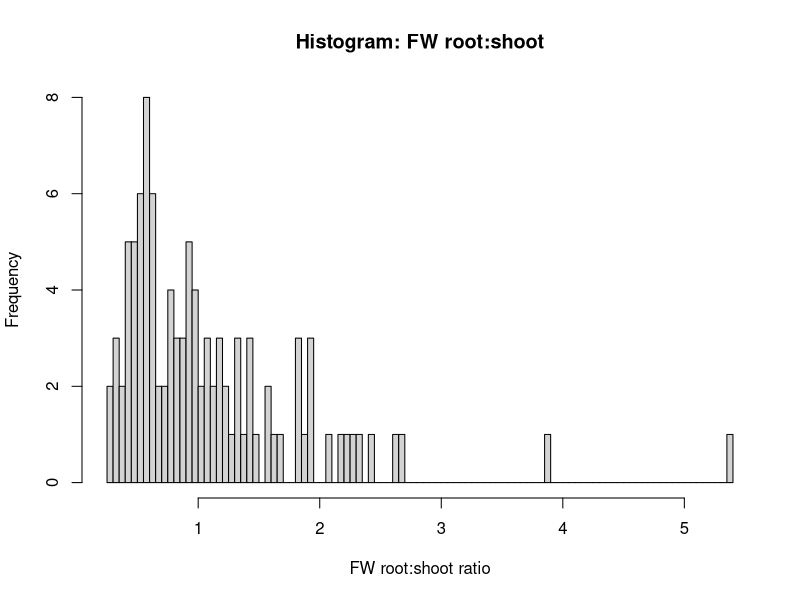
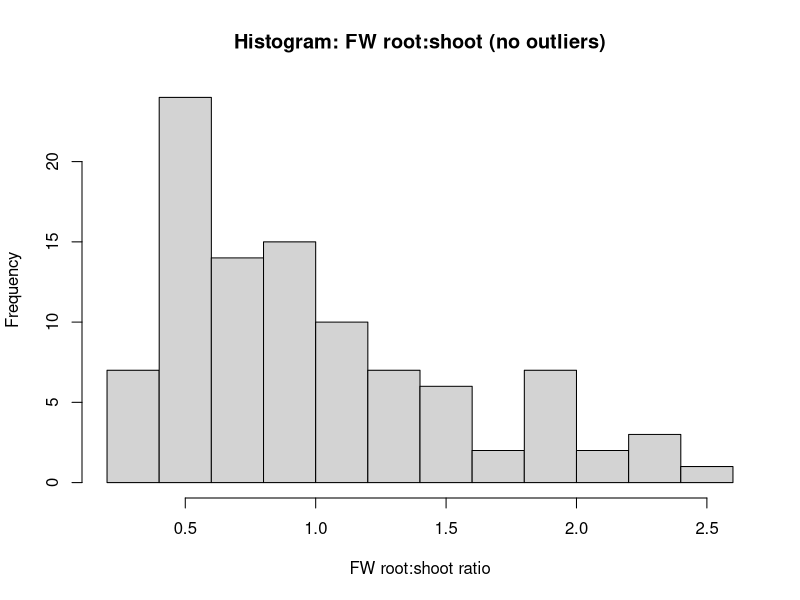
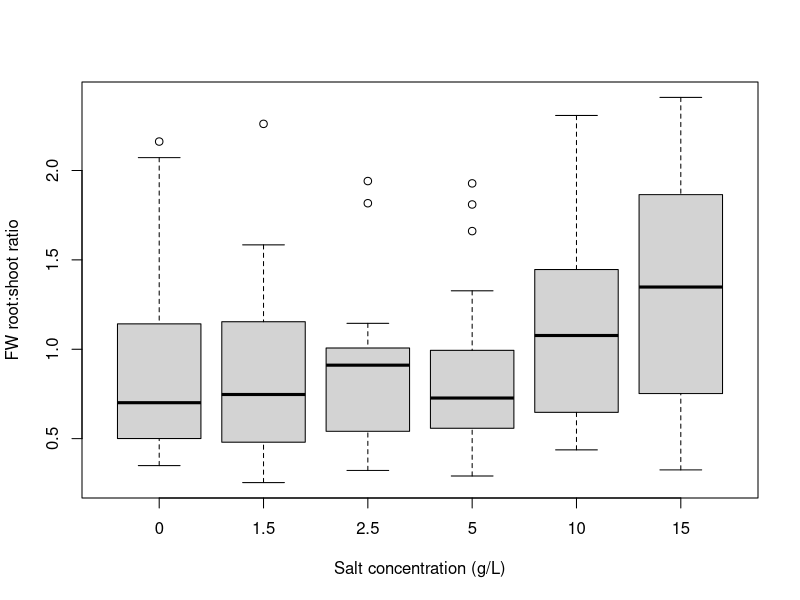

Recreate these plots in R, in order. (Note: this script raises an error after producing the figures.)
# ******************************************************************************
###                     Rex and Sof's Salinity Workshop                      ###
# ******************************************************************************

# ******************************************************************************
# Salinity Data Analysis (continued) ------------------------------------------
# ******************************************************************************

### PLEASE NOTE: USING THIS CODE WILL VOID YOUR CHANCE AT AN HD FOR
### THIS PART OF THE ASSIGNMENT.

# Start fresh ------------------------------------------------------------------
rm(list = ls())

# Libraries --------------------------------------------------------------------
# (Install first if needed, e.g., install.packages("dplyr"))
library(dplyr)
library(car)          # for leveneTest()


# Data import & preparation -----------------------------------------------------
# Read from working directory and drop rows with any NA values
all_data <- na.omit(read.csv("Salinity_data.csv"))

# Quick checks
head(all_data)
str(all_data)

# Variables we will use
saltconc    <- as.character(all_data$salt.conc) # treat as categorical later
fwrootshoot <- all_data$fw.root.shoot.ratio
dwrootshoot <- all_data$dw.root.shoot.ratio
shootmoist  <- all_data$shoot.moisture
rootmoist   <- all_data$root.moisture
totmoist    <- all_data$total.moisture

# Single tidy data frame for analysis/plotting
alldata_df <- cbind.data.frame(saltconc, fwrootshoot, dwrootshoot,
                               shootmoist, rootmoist, totmoist)
str(alldata_df)

# Order the salt concentration factor for sensible x-axis ordering
desired_salt_order <- c("0", "1.5", "2.5", "5", "10", "15")
alldata_df$saltconc <- factor(alldata_df$saltconc, levels = desired_salt_order)
levels(alldata_df$saltconc)



# Fresh weight root:shoot ratio - re-capped from previous code ------------------------------------------------

### Assumption 1: data are normally distributed
shapiro.test(alldata_df$fwrootshoot)

hist(alldata_df$fwrootshoot, breaks = 100,
     main = "Histogram: FW root:shoot",
     xlab = "FW root:shoot ratio")

# As per last code, something wacky is happening here. Let's open our data and have a look.
# What can you see is wrong? We need to remove some outliers
quartiles <- quantile(alldata_df$fwrootshoot, probs = c(.25, .75), na.rm = TRUE)
iqr_val   <- IQR(alldata_df$fwrootshoot, na.rm = TRUE)
Lower     <- quartiles[1] - 1.5 * iqr_val
Upper     <- quartiles[2] + 1.5 * iqr_val

fwrootshoot_nooutliers <- dplyr::filter(alldata_df,
                                        fwrootshoot >= Lower & fwrootshoot <= Upper)

# Replicates per treatment after filtering
table(fwrootshoot_nooutliers$saltconc)

# re-test for normality-as per previous code, this is now a bit better
shapiro.test(fwrootshoot_nooutliers$fwrootshoot)

hist(fwrootshoot_nooutliers$fwrootshoot,
     main = "Histogram: FW root:shoot (no outliers)",
     xlab = "FW root:shoot ratio")

# and let's see how the boxplot has changed
boxplot(fwrootshoot ~ saltconc, data = fwrootshoot_nooutliers,
        xlab = "Salt concentration (g/L)",
        ylab = "FW root:shoot ratio")

# Assumption 2: homogeneity of variances
leveneTest(fwrootshoot ~ saltconc, data = fwrootshoot_nooutliers)

# One-way ANOVA
fwrootshoot.aov <- aov(fwrootshoot ~ saltconc, data = fwrootshoot_nooutliers)
summary(fwrootshoot.aov)

# Group summaries
fwrootshoot_nooutliers %>%
  group_by(saltconc) %>%
  summarise(count = n(),
            mean  = mean(fwrootshoot, na.rm = TRUE),
            sd    = sd(fwrootshoot,   na.rm = TRUE),
            .groups = "drop")

### let's graph it!
plotMeans(fwrootshoot_nooutliers$fwrootshoot,
          fwrootshoot_nooutliers$saltconc,
          error.bars = "se",
          xlab = "Salt concentration (g/L)",
          ylab = "FW root:shoot ratio",
          main = "")

# once we're happy with our plot, we click "export" and save it in our working folder.


# Dry weight root:shoot ratio --------------------------------------------------

### Assumption 1: data are normally distributed
shapiro.test(alldata_df$dwrootshoot)

hist(alldata_df$dwrootshoot,
     main = "Histogram: DW root:shoot",
     xlab = "DW root:shoot ratio")

boxplot(dwrootshoot ~ saltconc, data = alldata_df,
        xlab = "Salt concentration (g/L)",
        ylab = "DW root:shoot ratio")

# remove outliers
quartiles <- quantile(alldata_df$dwrootshoot, probs = c(.25, .75), na.rm = TRUE)
iqr_val   <- IQR(alldata_df$dwrootshoot, na.rm = TRUE)
Lower     <- quartiles[1] - 1.5 * iqr_val
Upper     <- quartiles[2] + 1.5 * iqr_val

dwrootshoot_nooutliers <- dplyr::filter(alldata_df,
                                        dwrootshoot >= Lower & dwrootshoot <= Upper)

# re-test for normality
shapiro.test(dwrootshoot_nooutliers$dwrootshoot)

hist(dwrootshoot_nooutliers$dwrootshoot,
     main = "Histogram: DW root:shoot (no outliers)",
     xlab = "DW root:shoot ratio")

boxplot(dwrootshoot ~ saltconc, data = dwrootshoot_nooutliers,
        xlab = "Salt concentration (g/L)",
        ylab = "DW root:shoot ratio")

table(dwrootshoot_nooutliers$saltconc)

# Assumption 2: homogeneity of variances
leveneTest(dwrootshoot ~ saltconc, data = dwrootshoot_nooutliers)

# One-way ANOVA
dwrootshoot.aov <- aov(dwrootshoot ~ saltconc, data = dwrootshoot_nooutliers)
summary(dwrootshoot.aov)

# Summaries
dwrootshoot_nooutliers %>%
  group_by(saltconc) %>%
  summarise(count = n(),
            mean  = mean(dwrootshoot, na.rm = TRUE),
            sd    = sd(dwrootshoot,   na.rm = TRUE),
            .groups = "drop")

# Post-hoc (Tukey)
dwrootshoot.tukey <- TukeyHSD(dwrootshoot.aov, which = "saltconc")
dwrootshoot.tukey

### let's graph it! and letters
plotMeans(dwrootshoot_nooutliers$dwrootshoot,
          dwrootshoot_nooutliers$saltconc,
          error.bars = "se",
          xlab = "Salt concentration (g/L)",
          ylab = "DW root:shoot ratio",
          main = "")

# Shoot moisture ---------------------------------------------------------------

### Assumption 1: data are normally distributed
shapiro.test(alldata_df$shootmoist)

hist(alldata_df$shootmoist,
     main = "Histogram: Shoot moisture",
     xlab = "Shoot moisture (%)")

boxplot(shootmoist ~ saltconc, data = alldata_df,
        xlab = "Salt concentration (g/L)",
        ylab = "Shoot moisture (%)")

# remove outliers
quartiles <- quantile(alldata_df$shootmoist, probs = c(.25, .75), na.rm = TRUE)
iqr_val   <- IQR(alldata_df$shootmoist, na.rm = TRUE)
Lower     <- quartiles[1] - 1.5 * iqr_val
Upper     <- quartiles[2] + 1.5 * iqr_val

shootmoist_nooutliers <- dplyr::filter(alldata_df,
                                       shootmoist >= Lower & shootmoist <= Upper)

# re-test for normality
shapiro.test(shootmoist_nooutliers$shootmoist)

hist(shootmoist_nooutliers$shootmoist,
     main = "Histogram: Shoot moisture (no outliers)",
     xlab = "Shoot moisture (%)")

boxplot(shootmoist ~ saltconc, data = shootmoist_nooutliers,
        xlab = "Salt concentration (g/L)",
        ylab = "Shoot moisture (%)")

table(shootmoist_nooutliers$saltconc)

# Assumption 2: homogeneity of variances
leveneTest(shootmoist ~ saltconc, data = shootmoist_nooutliers)

# One-way ANOVA
shootmoist.aov <- aov(shootmoist ~ saltconc, data = shootmoist_nooutliers)
summary(shootmoist.aov)

# Summaries
shootmoist_nooutliers %>%
  group_by(saltconc) %>%
  summarise(count = n(),
            mean  = mean(shootmoist, na.rm = TRUE),
            sd    = sd(shootmoist,   na.rm = TRUE),
            .groups = "drop")

# Post-hoc (Tukey)
shootmoist.tukey <- TukeyHSD(shootmoist.aov, which = "saltconc")
shootmoist.tukey

### let's graph it! and letters
plotMeans(shootmoist_nooutliers$shootmoist,
          shootmoist_nooutliers$saltconc,
          error.bars = "se",
          xlab = "Salt concentration (g/L)",
          ylab = "Shoot moisture (%)",
          main = "")

# Root moisture ----------------------------------------------------------------

### Assumption 1: data are normally distributed
shapiro.test(alldata_df$rootmoist)

hist(alldata_df$rootmoist,
     main = "Histogram: Root moisture",
     xlab = "Root moisture (%)")

boxplot(rootmoist ~ saltconc, data = alldata_df,
        xlab = "Salt concentration (g/L)",
        ylab = "Root moisture (%)")

# remove outliers
quartiles <- quantile(alldata_df$rootmoist, probs = c(.25, .75), na.rm = TRUE)
iqr_val   <- IQR(alldata_df$rootmoist, na.rm = TRUE)
Lower     <- quartiles[1] - 1.5 * iqr_val
Upper     <- quartiles[2] + 1.5 * iqr_val

rootmoist_nooutliers <- dplyr::filter(alldata_df,
                                      rootmoist >= Lower & rootmoist <= Upper)

# re-test for normality
shapiro.test(rootmoist_nooutliers$rootmoist)

hist(rootmoist_nooutliers$rootmoist,
     main = "Histogram: Root moisture (no outliers)",
     xlab = "Root moisture (%)")

boxplot(rootmoist ~ saltconc, data = rootmoist_nooutliers,
        xlab = "Salt concentration (g/L)",
        ylab = "Root moisture (%)")

table(rootmoist_nooutliers$saltconc)

# Assumption 2: homogeneity of variances
leveneTest(rootmoist ~ saltconc, data = rootmoist_nooutliers)

# If either Shapiro–Wilk or Levene’s test is significant, flag this in your report
# and discuss potential reasons (e.g., greater variability at low salt levels).

# One-way ANOVA
rootmoist.aov <- aov(rootmoist ~ saltconc, data = rootmoist_nooutliers)
summary(rootmoist.aov)

# Summaries
rootmoist_nooutliers %>%
  group_by(saltconc) %>%
  summarise(count = n(),
            mean  = mean(rootmoist, na.rm = TRUE),
            sd    = sd(rootmoist,   na.rm = TRUE),
            .groups = "drop")

# Post-hoc (Tukey)
rootmoist.tukey <- TukeyHSD(rootmoist.aov, which = "saltconc")
rootmoist.tukey

### let's graph it! and letters
plotMeans(rootmoist_nooutliers$rootmoist,
          rootmoist_nooutliers$saltconc,
          error.bars = "se",
          xlab = "Salt concentration (g/L)",
          ylab = "Root moisture (%)",
          main = "")


# Total moisture ----------------------------------------------------------------

### Assumption 1: data are normally distributed
shapiro.test(alldata_df$totmoist)

hist(alldata_df$totmoist,
     main = "Histogram: Total moisture",
     xlab = "Total moisture (%)")

boxplot(totmoist ~ saltconc, data = alldata_df,
        xlab = "Salt concentration (g/L)",
        ylab = "Total moisture (%)")

# remove outliers
quartiles <- quantile(alldata_df$totmoist, probs = c(.25, .75), na.rm = TRUE)
iqr_val   <- IQR(alldata_df$totmoist, na.rm = TRUE)
Lower     <- quartiles[1] - 1.5 * iqr_val
Upper     <- quartiles[2] + 1.5 * iqr_val

totmoist_nooutliers <- dplyr::filter(alldata_df,
                                     totmoist >= Lower & totmoist <= Upper)

# re-test for normality
shapiro.test(totmoist_nooutliers$totmoist)

hist(totmoist_nooutliers$totmoist,
     main = "Histogram: Total moisture (no outliers)",
     xlab = "Total moisture (%)")

boxplot(totmoist ~ saltconc, data = totmoist_nooutliers,
        xlab = "Salt concentration (g/L)",
        ylab = "Total moisture (%)")

table(totmoist_nooutliers$saltconc)

# Assumption 2: homogeneity of variances
leveneTest(totmoist ~ saltconc, data = totmoist_nooutliers)

# One-way ANOVA
totmoist.aov <- aov(totmoist ~ saltconc, data = totmoist_nooutliers)
summary(totmoist.aov)

# Summaries
totmoist_nooutliers %>%
  group_by(saltconc) %>%
  summarise(count = n(),
            mean  = mean(totmoist, na.rm = TRUE),
            sd    = sd(totmoist,   na.rm = TRUE),
            .groups = "drop")

# Post-hoc (Tukey)
totmoist.tukey <- TukeyHSD(totmoist.aov, which = "saltconc")
totmoist.tukey

### let's graph it! and letters
plotMeans(totmoist_nooutliers$totmoist,
          totmoist_nooutliers$saltconc,
          error.bars = "se",
          xlab = "Salt concentration (g/L)",
          ylab = "Total moisture (%)",
          main = "")

# Well done!
